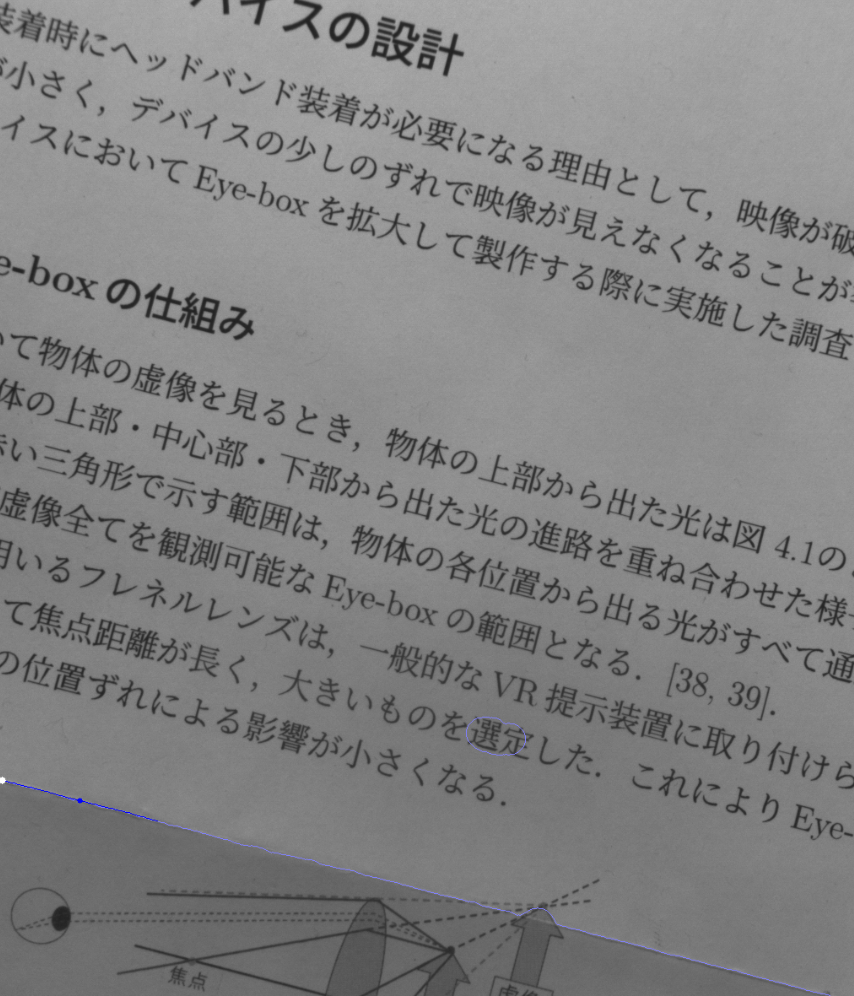
#> input picture Testing/japanese.png, 854 x 996 px
$ python hughtransform.py
#> lines starting #> are read from the running program, lines starting #| are printed output that depends on the picture; after the words box and inside, x2 and y2 are one past the last pixel; in counts of white or black regions, pixels touching at a corner belong together
import cv2
import numpy as np
import math


def compute_skew(filename):
    # Load image in grayscale
#> called with filename = 'japanese.png'
    src = cv2.imread(filename, cv2.IMREAD_GRAYSCALE)
#> src: shape (996, 854); min 32, max 255, mean 129.8

    # Invert colors (background black, text white)
    src = cv2.bitwise_not(src)
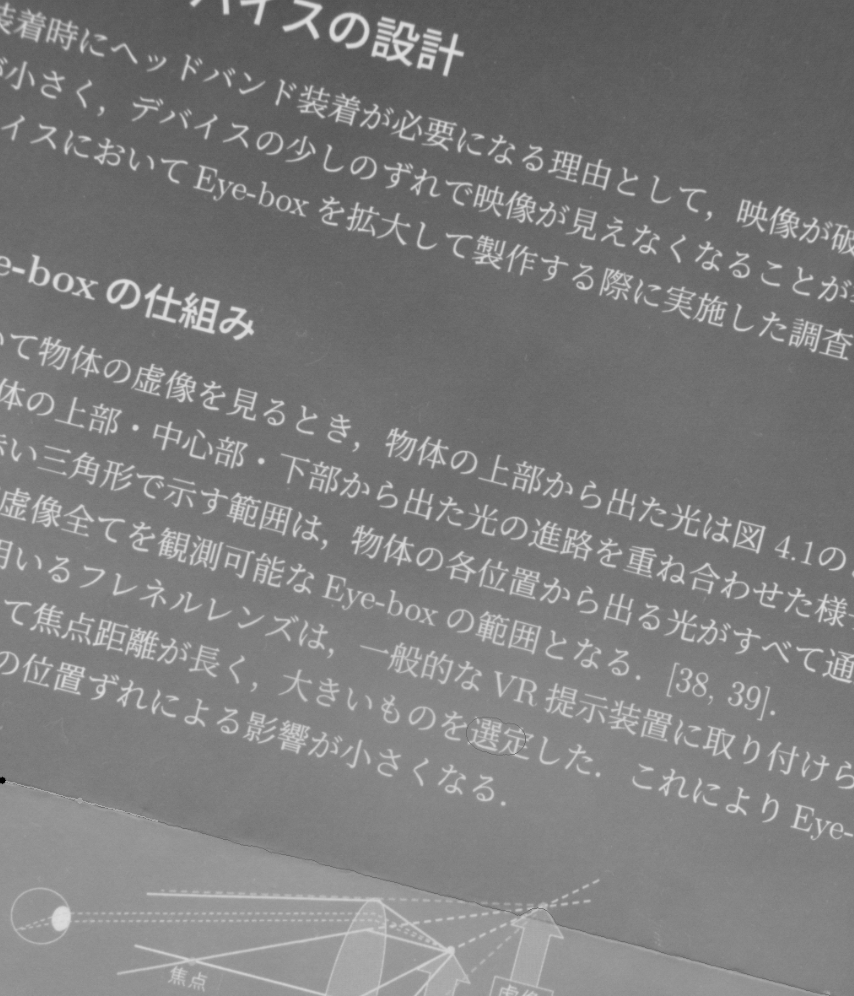
#> src: shape (996, 854); min 0, max 223, mean 125.2

    # Detect edges using Canny edge detector
    edges = cv2.Canny(src, 50, 150, apertureSize=3)
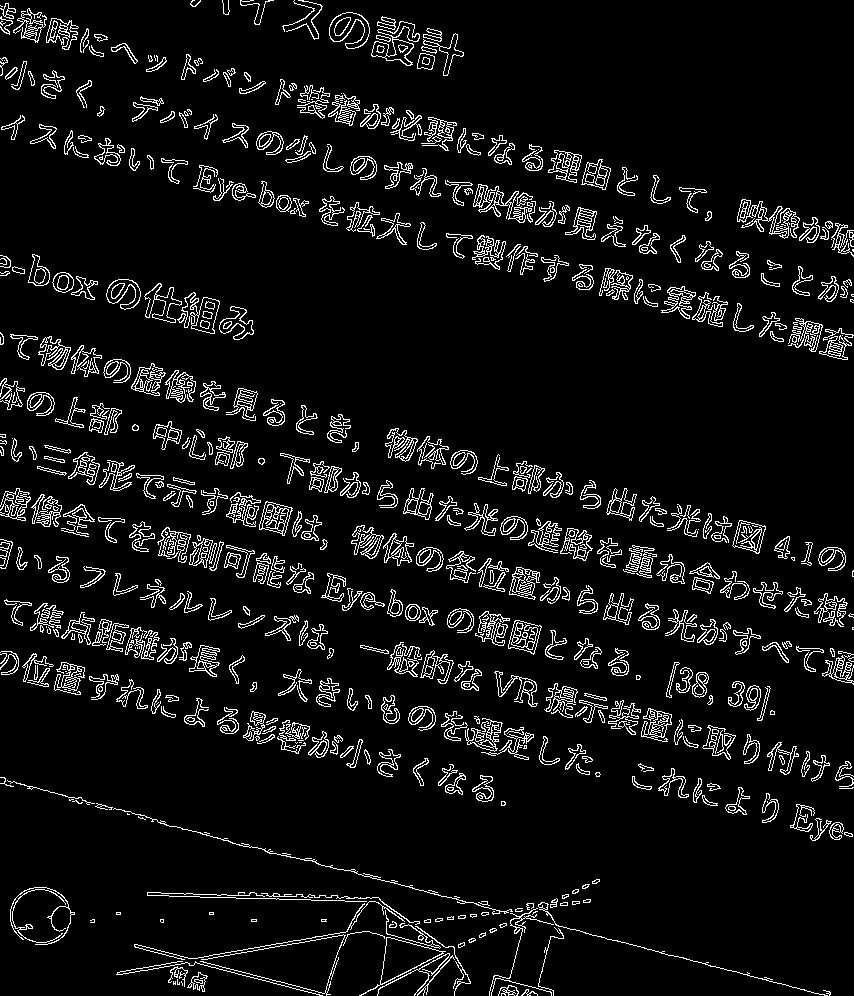
#> edges: shape (996, 854); 7% white in thin lines or dots

    # Probabilistic Hough Transform to detect lines
    min_line_length = src.shape[1] // 2  # Minimum line length
#> min_line_length = 427
    max_line_gap = 20  # Maximum allowed gap between points on the same line
    lines = cv2.HoughLinesP(
        edges, 1, np.pi / 180, threshold=100, minLineLength=min_line_length, maxLineGap=max_line_gap
    )
#> lines = 14 rows, first 6: [290, 469, 845, 608], [352, 534, 781, 649], [385, 443, 828, 570], [215, 72, 657, 182], [289, 471, 839, 608], [351, 543, 781, 650]

    # Display detected lines on the image for visualization
    disp_lines = np.zeros_like(src)
    angle = 0.0
    nb_lines = len(lines)
#> nb_lines = 14

    for line in lines:
        x1, y1, x2, y2 = line[0]
        cv2.line(disp_lines, (x1, y1), (x2, y2), 255, 1)
        angle += math.atan2(y2 - y1, x2 - x1)  # Calculate angle of each line
#> this loop made 14 passes
#> (x1, y1, x2, y2, angle) on passes 1 to 12: (290, 469, 845, 608, 0.245), (352, 534, 781, 649, 0.507), (385, 443, 828, 570, 0.787), (215, 72, 657, 182, 1.03), (289, 471, 839, 608, 1.27), (351, 543, 781, 650, 1.52), (156, 55, 626, 172, 1.76), (360, 646, 850, 768, 2.01), (214, 70, 658, 181, 2.25), (362, 645, 851, 767, 2.5), (293, 469, 845, 607, 2.74), (301, 475, 845, 611, 2.99)
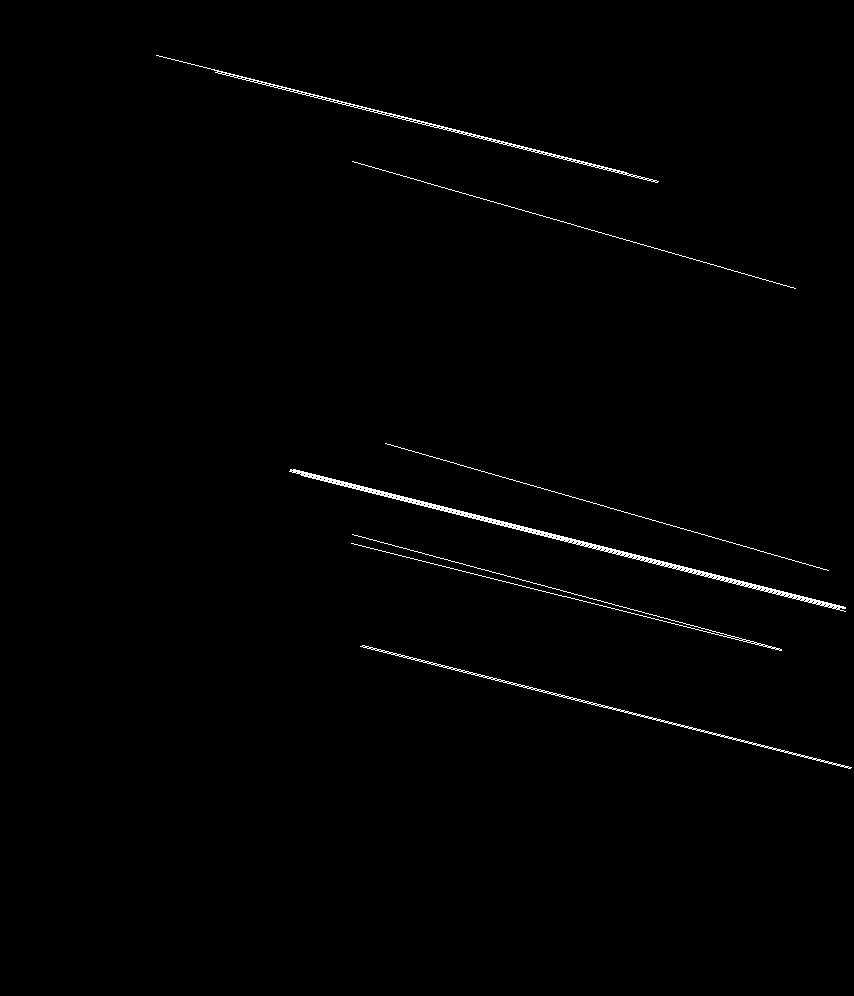
#> disp_lines: shape (996, 854); 0.76% white in thin lines or dots, all inside (x1, y1, x2, y2) = (156, 55, 852, 769)
#> after the loop, angle = 3.51

    # Calculate the mean angle (in radians)
    mean_angle = angle / nb_lines
#> mean_angle = 0.251
    angle_degrees = mean_angle * 180 / np.pi  # Convert to degrees
#> angle_degrees = 14.36

    print(f"Detected skew angle: {angle_degrees:.2f} degrees")
#| Detected skew angle: 14.36 degrees

    # Display results
    cv2.imshow("Detected Lines", disp_lines)
    cv2.waitKey(0)
    cv2.destroyAllWindows()


# Run the function on an example image
compute_skew("japanese.png")
